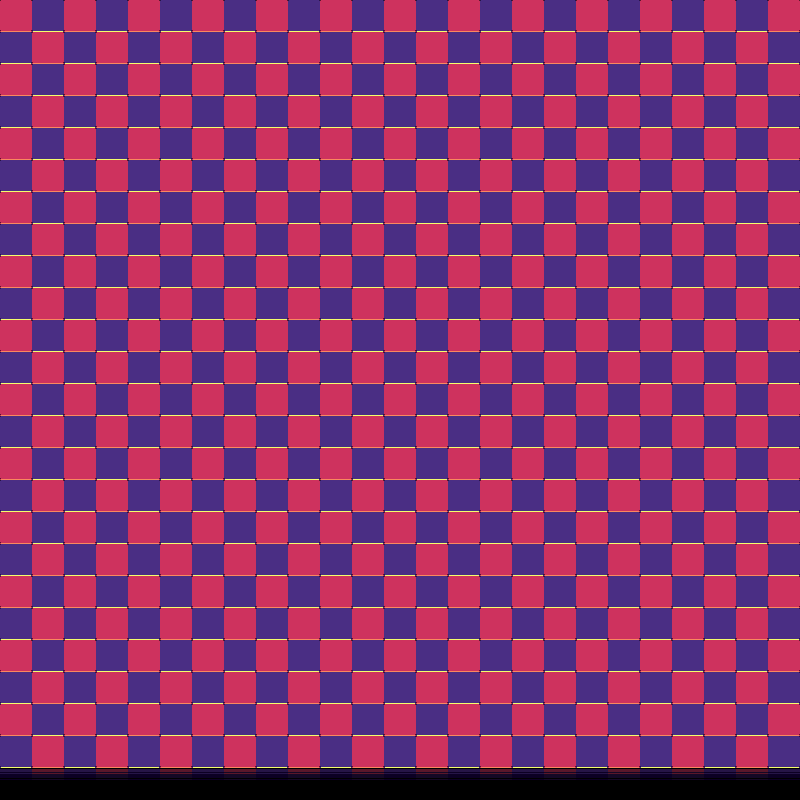

Tiled map render using the project's own tile images. Description and the whole map definition, tile-layer contents included, below:
An orthogonal 50x50 tile map with 16x16 px tiles, 1 tile layer (Tile Layer 1).

<map version="1.5" tiledversion="1.7.0" orientation="orthogonal" renderorder="right-down" width="50" height="50" tilewidth="16" tileheight="16" infinite="0" nextlayerid="2" nextobjectid="1">
 <tileset firstgid="1" source="BB_Tileset.tsx" />
 <layer id="1" name="Tile Layer 1" width="50" height="50">
  <data encoding="csv">
15,16,13,14,15,16,13,14,15,16,13,14,15,16,13,14,15,16,13,14,15,16,13,14,15,16,13,14,15,16,13,14,15,16,13,14,15,16,13,14,15,16,13,14,15,16,13,14,15,16,
31,32,29,30,31,32,29,30,31,32,29,30,31,32,29,30,31,32,29,30,31,32,29,30,31,32,29,30,31,32,29,30,31,32,29,30,31,32,29,30,31,32,29,30,31,32,29,30,31,32,
13,14,15,16,13,14,15,16,13,14,15,16,13,14,15,16,13,14,15,16,13,14,15,16,13,14,15,16,13,14,15,16,13,14,15,16,13,14,15,16,13,14,15,16,13,14,15,16,13,14,
29,30,31,32,29,30,31,32,29,30,31,32,29,30,31,32,29,30,31,32,29,30,31,32,29,30,31,32,29,30,31,32,29,30,31,32,29,30,31,32,29,30,31,32,29,30,31,32,29,30,
15,16,13,14,15,16,13,14,15,16,13,14,15,16,13,14,15,16,13,14,15,16,13,14,15,16,13,14,15,16,13,14,15,16,13,14,15,16,13,14,15,16,13,14,15,16,13,14,15,16,
31,32,29,30,31,32,29,30,31,32,29,30,31,32,29,30,31,32,29,30,31,32,29,30,31,32,29,30,31,32,29,30,31,32,29,30,31,32,29,30,31,32,29,30,31,32,29,30,31,32,
13,14,15,16,13,14,15,16,13,14,15,16,13,14,15,16,13,14,15,16,13,14,15,16,13,14,15,16,13,14,15,16,13,14,15,16,13,14,15,16,13,14,15,16,13,14,15,16,13,14,
29,30,31,32,29,30,31,32,29,30,31,32,29,30,31,32,29,30,31,32,29,30,31,32,29,30,31,32,29,30,31,32,29,30,31,32,29,30,31,32,29,30,31,32,29,30,31,32,29,30,
15,16,13,14,15,16,13,14,15,16,13,14,15,16,13,14,15,16,13,14,15,16,13,14,15,16,13,14,15,16,13,14,15,16,13,14,15,16,13,14,15,16,13,14,15,16,13,14,15,16,
31,32,29,30,31,32,29,30,31,32,29,30,31,32,29,30,31,32,29,30,31,32,29,30,31,32,29,30,31,32,29,30,31,32,29,30,31,32,29,30,31,32,29,30,31,32,29,30,31,32,
13,14,15,16,13,14,15,16,13,14,15,16,13,14,15,16,13,14,15,16,13,14,15,16,13,14,15,16,13,14,15,16,13,14,15,16,13,14,15,16,13,14,15,16,13,14,15,16,13,14,
29,30,31,32,29,30,31,32,29,30,31,32,29,30,31,32,29,30,31,32,29,30,31,32,29,30,31,32,29,30,31,32,29,30,31,32,29,30,31,32,29,30,31,32,29,30,31,32,29,30,
15,16,13,14,15,16,13,14,15,16,13,14,15,16,13,14,15,16,13,14,15,16,13,14,15,16,13,14,15,16,13,14,15,16,13,14,15,16,13,14,15,16,13,14,15,16,13,14,15,16,
31,32,29,30,31,32,29,30,31,32,29,30,31,32,29,30,31,32,29,30,31,32,29,30,31,32,29,30,31,32,29,30,31,32,29,30,31,32,29,30,31,32,29,30,31,32,29,30,31,32,
13,14,15,16,13,14,15,16,13,14,15,16,13,14,15,16,13,14,15,16,13,14,15,16,13,14,15,16,13,14,15,16,13,14,15,16,13,14,15,16,13,14,15,16,13,14,15,16,13,14,
29,30,31,32,29,30,31,32,29,30,31,32,29,30,31,32,29,30,31,32,29,30,31,32,29,30,31,32,29,30,31,32,29,30,31,32,29,30,31,32,29,30,31,32,29,30,31,32,29,30,
15,16,13,14,15,16,13,14,15,16,13,14,15,16,13,14,15,16,13,14,15,16,13,14,15,16,13,14,15,16,13,14,15,16,13,14,15,16,13,14,15,16,13,14,15,16,13,14,15,16,
31,32,29,30,31,32,29,30,31,32,29,30,31,32,29,30,31,32,29,30,31,32,29,30,31,32,29,30,31,32,29,30,31,32,29,30,31,32,29,30,31,32,29,30,31,32,29,30,31,32,
13,14,15,16,13,14,15,16,13,14,15,16,13,14,15,16,13,14,15,16,13,14,15,16,13,14,15,16,13,14,15,16,13,14,15,16,13,14,15,16,13,14,15,16,13,14,15,16,13,14,
29,30,31,32,29,30,31,32,29,30,31,32,29,30,31,32,29,30,31,32,29,30,31,32,29,30,31,32,29,30,31,32,29,30,31,32,29,30,31,32,29,30,31,32,29,30,31,32,29,30,
15,16,13,14,15,16,13,14,15,16,13,14,15,16,13,14,15,16,13,14,15,16,13,14,15,16,13,14,15,16,13,14,15,16,13,14,15,16,13,14,15,16,13,14,15,16,13,14,15,16,
31,32,29,30,31,32,29,30,31,32,29,30,31,32,29,30,31,32,29,30,31,32,29,30,31,32,29,30,31,32,29,30,31,32,29,30,31,32,29,30,31,32,29,30,31,32,29,30,31,32,
13,14,15,16,13,14,15,16,13,14,15,16,13,14,15,16,13,14,15,16,13,14,15,16,13,14,15,16,13,14,15,16,13,14,15,16,13,14,15,16,13,14,15,16,13,14,15,16,13,14,
29,30,31,32,29,30,31,32,29,30,31,32,29,30,31,32,29,30,31,32,29,30,31,32,29,30,31,32,29,30,31,32,29,30,31,32,29,30,31,32,29,30,31,32,29,30,31,32,29,30,
15,16,13,14,15,16,13,14,15,16,13,14,15,16,13,14,15,16,13,14,15,16,13,14,15,16,13,14,15,16,13,14,15,16,13,14,15,16,13,14,15,16,13,14,15,16,13,14,15,16,
31,32,29,30,31,32,29,30,31,32,29,30,31,32,29,30,31,32,29,30,31,32,29,30,31,32,29,30,31,32,29,30,31,32,29,30,31,32,29,30,31,32,29,30,31,32,29,30,31,32,
13,14,15,16,13,14,15,16,13,14,15,16,13,14,15,16,13,14,15,16,13,14,15,16,13,14,15,16,13,14,15,16,13,14,15,16,13,14,15,16,13,14,15,16,13,14,15,16,13,14,
29,30,31,32,29,30,31,32,29,30,31,32,29,30,31,32,29,30,31,32,29,30,31,32,29,30,31,32,29,30,31,32,29,30,31,32,29,30,31,32,29,30,31,32,29,30,31,32,29,30,
15,16,13,14,15,16,13,14,15,16,13,14,15,16,13,14,15,16,13,14,15,16,13,14,15,16,13,14,15,16,13,14,15,16,13,14,15,16,13,14,15,16,13,14,15,16,13,14,15,16,
31,32,29,30,31,32,29,30,31,32,29,30,31,32,29,30,31,32,29,30,31,32,29,30,31,32,29,30,31,32,29,30,31,32,29,30,31,32,29,30,31,32,29,30,31,32,29,30,31,32,
13,14,15,16,13,14,15,16,13,14,15,16,13,14,15,16,13,14,15,16,13,14,15,16,13,14,15,16,13,14,15,16,13,14,15,16,13,14,15,16,13,14,15,16,13,14,15,16,13,14,
29,30,31,32,29,30,31,32,29,30,31,32,29,30,31,32,29,30,31,32,29,30,31,32,29,30,31,32,29,30,31,32,29,30,31,32,29,30,31,32,29,30,31,32,29,30,31,32,29,30,
15,16,13,14,15,16,13,14,15,16,13,14,15,16,13,14,15,16,13,14,15,16,13,14,15,16,13,14,15,16,13,14,15,16,13,14,15,16,13,14,15,16,13,14,15,16,13,14,15,16,
31,32,29,30,31,32,29,30,31,32,29,30,31,32,29,30,31,32,29,30,31,32,29,30,31,32,29,30,31,32,29,30,31,32,29,30,31,32,29,30,31,32,29,30,31,32,29,30,31,32,
13,14,15,16,13,14,15,16,13,14,15,16,13,14,15,16,13,14,15,16,13,14,15,16,13,14,15,16,13,14,15,16,13,14,15,16,13,14,15,16,13,14,15,16,13,14,15,16,13,14,
29,30,31,32,29,30,31,32,29,30,31,32,29,30,31,32,29,30,31,32,29,30,31,32,29,30,31,32,29,30,31,32,29,30,31,32,29,30,31,32,29,30,31,32,29,30,31,32,29,30,
15,16,13,14,15,16,13,14,15,16,13,14,15,16,13,14,15,16,13,14,15,16,13,14,15,16,13,14,15,16,13,14,15,16,13,14,15,16,13,14,15,16,13,14,15,16,13,14,15,16,
31,32,29,30,31,32,29,30,31,32,29,30,31,32,29,30,31,32,29,30,31,32,29,30,31,32,29,30,31,32,29,30,31,32,29,30,31,32,29,30,31,32,29,30,31,32,29,30,31,32,
13,14,15,16,13,14,15,16,13,14,15,16,13,14,15,16,13,14,15,16,13,14,15,16,13,14,15,16,13,14,15,16,13,14,15,16,13,14,15,16,13,14,15,16,13,14,15,16,13,14,
29,30,31,32,29,30,31,32,29,30,31,32,29,30,31,32,29,30,31,32,29,30,31,32,29,30,31,32,29,30,31,32,29,30,31,32,29,30,31,32,29,30,31,32,29,30,31,32,29,30,
15,16,13,14,15,16,13,14,15,16,13,14,15,16,13,14,15,16,13,14,15,16,13,14,15,16,13,14,15,16,13,14,15,16,13,14,15,16,13,14,15,16,13,14,15,16,13,14,15,16,
31,32,29,30,31,32,29,30,31,32,29,30,31,32,29,30,31,32,29,30,31,32,29,30,31,32,29,30,31,32,29,30,31,32,29,30,31,32,29,30,31,32,29,30,31,32,29,30,31,32,
13,14,15,16,13,14,15,16,13,14,15,16,13,14,15,16,13,14,15,16,13,14,15,16,13,14,15,16,13,14,15,16,13,14,15,16,13,14,15,16,13,14,15,16,13,14,15,16,13,14,
29,30,31,32,29,30,31,32,29,30,31,32,29,30,31,32,29,30,31,32,29,30,31,32,29,30,31,32,29,30,31,32,29,30,31,32,29,30,31,32,29,30,31,32,29,30,31,32,29,30,
15,16,13,14,15,16,13,14,15,16,13,14,15,16,13,14,15,16,13,14,15,16,13,14,15,16,13,14,15,16,13,14,15,16,13,14,15,16,13,14,15,16,13,14,15,16,13,14,15,16,
31,32,29,30,31,32,29,30,31,32,29,30,31,32,29,30,31,32,29,30,31,32,29,30,31,32,29,30,31,32,29,30,31,32,29,30,31,32,29,30,31,32,29,30,31,32,29,30,31,32,
13,14,15,16,13,14,15,16,13,14,15,16,13,14,15,16,13,14,15,16,13,14,15,16,13,14,15,16,13,14,15,16,13,14,15,16,13,14,15,16,13,14,15,16,13,14,15,16,13,14,
29,30,31,32,29,30,31,32,29,30,31,32,29,30,31,32,29,30,31,32,29,30,31,32,29,30,31,32,29,30,31,32,29,30,31,32,29,30,31,32,29,30,31,32,29,30,31,32,29,30,
45,46,47,48,45,46,47,48,45,46,47,48,45,46,47,48,45,46,47,48,45,46,47,48,45,46,47,48,45,46,47,48,45,46,47,48,45,46,47,48,45,46,47,48,45,46,47,48,45,46,
0,0,0,0,0,0,0,0,0,0,0,0,0,0,0,0,0,0,0,0,0,0,0,0,0,0,0,0,0,0,0,0,0,0,0,0,0,0,0,0,0,0,0,0,0,0,0,0,0,0
</data>
 </layer>
</map>